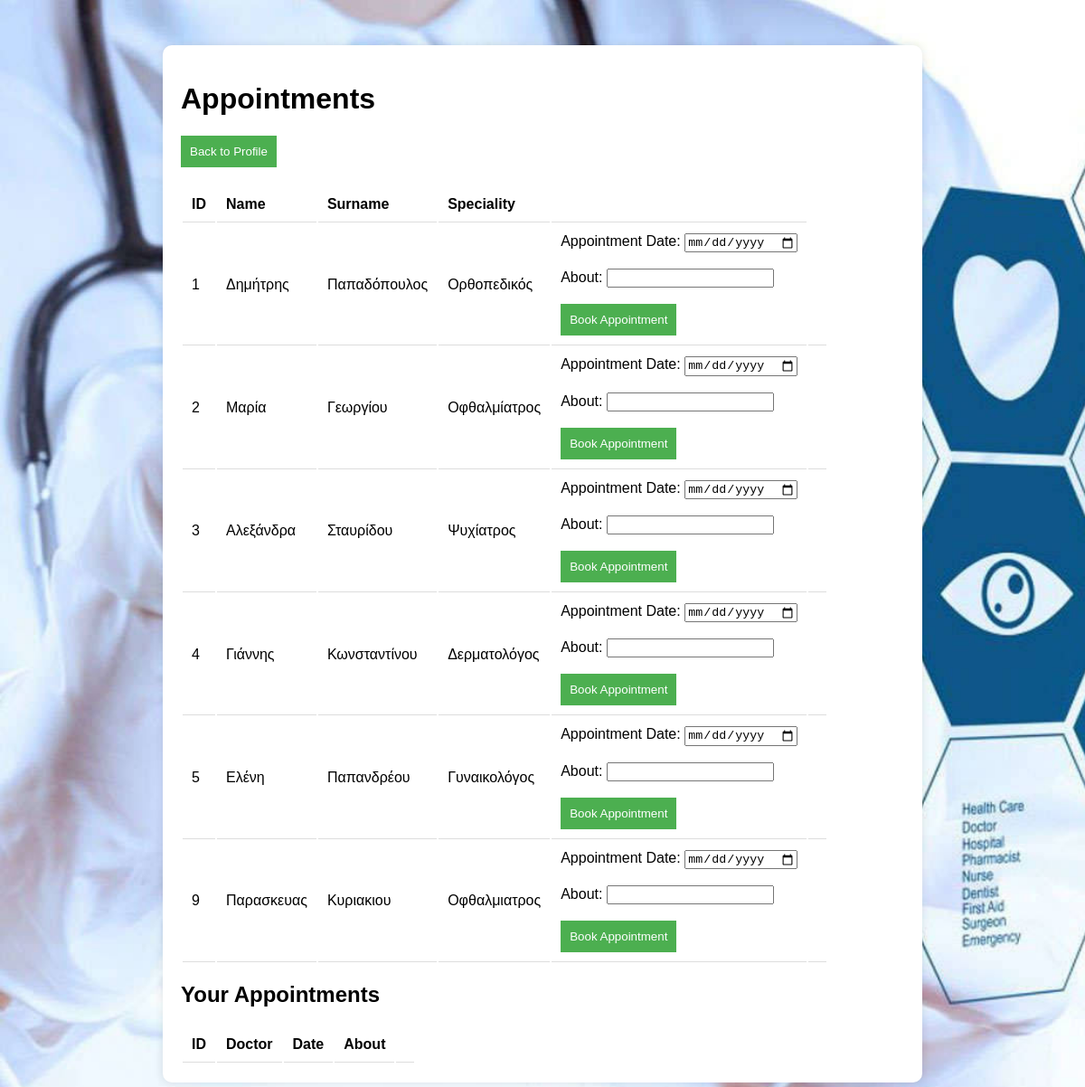
/appointment_booking.php, run on the app's committed database.
### tables this page shows
CREATE TABLE `doctors` (
  `doctor_id` int NOT NULL AUTO_INCREMENT,
  `name` varchar(255) NOT NULL,
  `surname` varchar(255) NOT NULL,
  `speciality` varchar(255) NOT NULL,
  `email` varchar(255) NOT NULL,
  `password` varchar(255) NOT NULL,
  `about` varchar(255) NOT NULL,
  PRIMARY KEY (`doctor_id`),
  UNIQUE KEY `email` (`email`)
);

### appointment_booking.php (the view, shortened to what this page needs)
<!DOCTYPE html>
<html>
    <head>
    </head>
    <body>
        <div class="container">
            <h1>Appointments</h1>
           <button class="back" onclick="window.location.href='index_10.php';">Back to Profile</button>
            <table id="doctors-table">
                <thead>
                <tr>
                <th>ID</th>
                <th>Name</th>
                <th>Surname</th>
                <th>Speciality</th>
                <th></th>
            </tr>
                </thead>
                <tbody>
                <?php
                   $servername = "localhost";
                   $username = "root";
                   $password = "Metkaros4@";
                   $dbname = "hospitalsystem";
                   $conn = new mysqli($servername, $username, $password, $dbname);
                   $sql = "SELECT * FROM doctors";
                   $result = $conn->query($sql);
                   if($result->num_rows > 0)
                   {
                       while($row = $result->fetch_assoc())
                       {
                           echo "<tr>
                                   <td>{$row['doctor_id']}</td>
                                   <td>{$row['name']}</td>
                                   <td>{$row['surname']}</td>
                                   <td>{$row['speciality']}</td>
                                  <td>
                                  <form method='POST' action=''>
                                  <input type='hidden' name='doctor_id' value='{$row['doctor_id']}'>
                                  <label for='appointment_date'>Appointment Date:</label>
                                 <input type='date' name='appointment_date' required><br><br>
                                <label for='about'>About:</label>
                                <input type='text' name='about' required><br><br>
                        <button type='submit' name='book_appointment'>Book Appointment</button>
                             </form>
                                 <td>
                                 </td>
                            </tr>";
                       }
                   }
                   else
                   {
                       echo "<tr><td colspan='5'>Δεν βρέθηκαν γιατροί</td></tr>";
                   }
                   ?>
                </tbody>
            </table>
            <h2>Your Appointments</h2>
            <table>
                <thead>
                    <tr>
                    <th>ID</th>
                    <th>Doctor</th>
                    <th>Date</th>
                    <th>About</th>
                   <th></th>
                 </tr>
                </thead>
                <?php
                   $patientId = isset($_SESSION['patient_id']) ? $_SESSION['patient_id'] : null;
                   if ($patientId === null)
                   {
                       exit;
                   }
                ?>

### appointment_booking.php (style rules this page uses)
body { background: url('doctor-motivation-b5wjlwe5wjikoj7t.jpg'); background-size: cover; font-family: Arial, sans-serif; }
.container { background-color: white; margin: 50px auto; padding: 20px; border-radius: 10px; max-width: 800px; box-shadow: 0 0 10px rgba(0,0,0,0.1); }
th, td { padding: 10px; text-align: left; border-bottom: 1px solid #ddd; }
button { background-color: #4CAF50; color: white; padding: 10px; border: none; cursor: pointer; }
.back { background-color: #4CAF50; color: white; padding: 10px; border: none; cursor: pointer; margin-bottom: 20px; }

### data on the page
doctors: doctor_id "1", name "Δημήτρης", surname "Παπαδόπουλος", speciality "Ορθοπεδικός"
doctors: doctor_id "2", name "Μαρία", surname "Γεωργίου", speciality "Οφθαλμίατρος"
doctors: doctor_id "3", name "Αλεξάνδρα", surname "Σταυρίδου", speciality "Ψυχίατρος"
doctors: doctor_id "4", name "Γιάννης", surname "Κωνσταντίνου", speciality "Δερματολόγος"
doctors: doctor_id "5", name "Ελένη", surname "Παπανδρέου", speciality "Γυναικολόγος"
doctors: doctor_id "9", name "Παρασκευας", surname "Κυριακιου", speciality "Οφθαλμιατρος"
